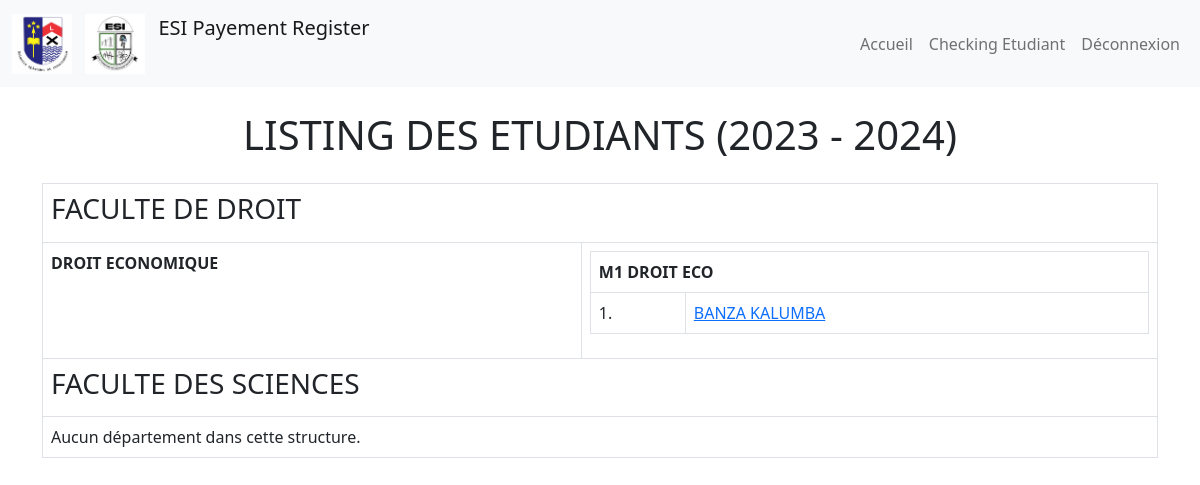
Page / (signed in) on the earlier database version.
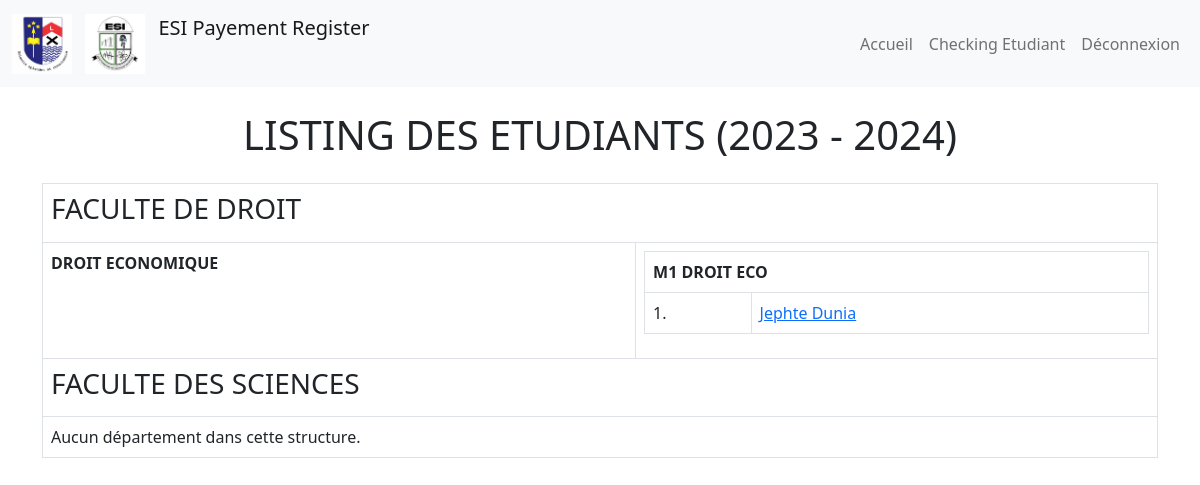
Same page on the later database version.
### etablissement/models.py (models this page shows, shortened)
class Etudiant(models.Model):
    SEXE = (
        ('M', 'Masculin'),
        ('F', 'Feminin'),
    )
    id = models.UUIDField(primary_key=True, default=uuid.uuid4, editable=False)
    full_name = models.CharField(max_length=50)
    prenom = models.CharField(max_length=50)
    birthdate = models.DateField()
    lieu_de_naissance = models.CharField(max_length=50)
    adresse = models.CharField(max_length=50)
    telephone = models.CharField(max_length=50)
    email = models.CharField(max_length=50)
    sexe = models.CharField(max_length=1, choices=SEXE)
    promotion = models.ForeignKey(Promotion, on_delete=models.CASCADE)
    created_at = models.DateTimeField(auto_now_add=True)
    class Meta:
        verbose_name = ("Etudiant")
        verbose_name_plural = ("Etudiants")
        ordering = ['full_name']

### etablissement/views.py (the view)
# urls.py: path('', views.home, name='home'),
@login_required(login_url="login")
def home(request):
    annee_academiques = AnneeAcademique.objects.filter(active=True)
    structures = Structure.objects.all()
    departements = Departement.objects.all()
    promotions = Promotion.objects.all()
    etudiants = Etudiant.objects.all()
    context = {
        'annee_academiques': annee_academiques,
        'structures': structures,
        'departements': departements,
        'promotions': promotions,
        'etudiants': etudiants
    }
    return render(request, 'etablissement/home.html', context)

### etablissement/templates/etablissement/home.html (shortened to what this page needs)
{% extends 'base.html' %}
{% load static %}
{% block content %}
{% include "nav.html" %}
<div class="container">
{% for annee_academique in annee_academiques %}
    <h1 class="my-4 text-center">LISTING DES ETUDIANTS ({{ annee_academique.name }})</h1>
    <table class="table table-bordered">
    {% for structure in annee_academique.structure_set.all %}
      <thead>
        <tr>
            <th colspan="2"><h3>{{ structure.name }}</h3></th>
        </tr>
      </thead>
      <tbody>
        {% for departement in structure.departement_set.all %}
          <tr>
            <td><strong>{{ departement.name }}</strong></td>
            <td>
              <table class="table table-bordered">
                {% for promotion in departement.promotion_set.all %}
                  <thead>
                    <tr>
                      <th colspan="2">{{ promotion.name }}</th>
                    </tr>
                  </thead>
                  <tbody>
                    {% for etudiant in promotion.etudiant_set.all %}
                      <tr>
                        <td>{{ forloop.counter }}.</td>
                        <td><a href="{% url "detail_etudiant" etudiant.id %}">{{ etudiant.full_name }}</a></td>
                      </tr>
                    {% empty %}
                      <tr>
                        <td colspan="2">Aucun étudiant dans cette promotion.</td>
                      </tr>
                    {% endfor %}
                  </tbody>
                {% empty %}
                  <tbody>
                    <tr>
                      <td colspan="2">Aucune promotion dans ce département.</td>
                    </tr>
                  </tbody>
                {% endfor %}
              </table>
            </td>
          </tr>
        {% empty %}
          <tr>
            <td colspan="2">Aucun département dans cette structure.</td>
          </tr>
        {% endfor %}
      </tbody>
    {% empty %}
      <tbody>
        <tr>
          <td colspan="2">Aucune structure disponible.</td>
        </tr>
      </tbody>
    {% endfor %}
  </table>
{% empty %}
<h1 class="my-4 text-center">Aucune information disponible pour cette année academique</h1>
{% endfor %}
</div>
{% endblock %}

Differences in the rows shown:
changed Etudiant: full_name "BANZA KALUMBA" → "Jephte Dunia"
